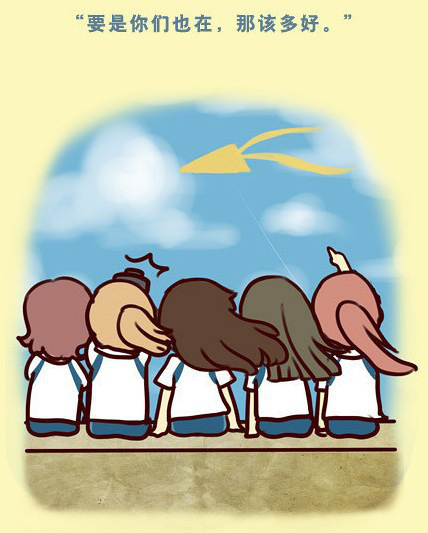
#> input picture image0.jpg, 428 x 533 px
$ jupyter execute '04图片移位.ipynb'
#> lines starting #> are read from the running program, lines starting #| are printed output that depends on the picture
[cell 1]
import cv2
import numpy as np
img = cv2.imread('image0.jpg',1)
#> img is the input picture: shape (533, 428, 3); mean B, G, R 168.5, 191.7, 188.1
cv2.imshow('src',img)
imgInfo = img .shape
#> imgInfo = (533, 428, 3)
height = imgInfo[0]
#> height = 533
width = imgInfo[1]
#> width = 428

matShift = np.float32([[1,0,100],[0,1,200]]) # 2 x 3
dst = cv2.warpAffine(img,matShift,(height,width))
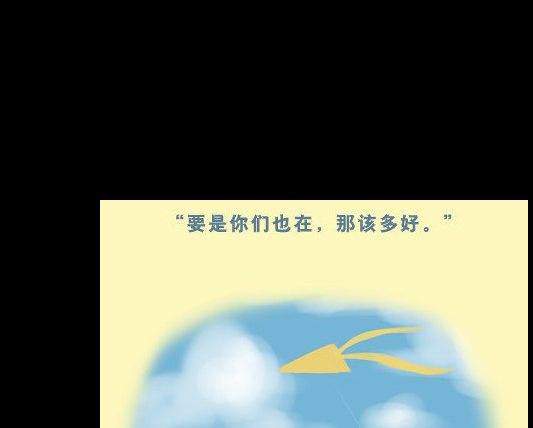
#> dst: shape (428, 533, 3); mean B, G, R 85.3, 97.6, 91.8
cv2.imshow('dst',dst)
cv2.waitKey(0)
